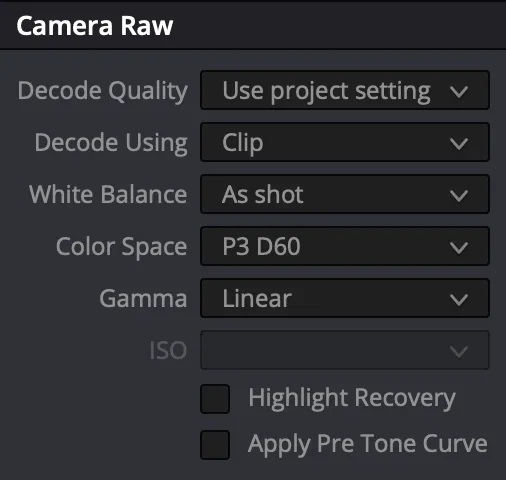
#> input picture fpSup/assets/guide/11-lut-cameraraw.webp, 506 x 480 px
$ python tile.py ../../../../fpSup/assets/guide/11-lut-cameraraw.webp
#> lines starting #> are read from the running program, lines starting #| are printed output that depends on the picture
import sys
from PIL import Image
S='/private/tmp/claude-501/-Users-dido-Developer-localized-SIGMAfp-re/f58271b0-5db4-4cd7-a9d1-abe4b221a3ba/scratchpad/'
im=Image.open(sys.argv[1]).crop((0,80,1024,300)).resize((512,110)); im.save(S+'tile.png')
#> after `im = Image.open(sys.argv[1]).crop((0, 80, 1024, 300)).resize((512, 110`:
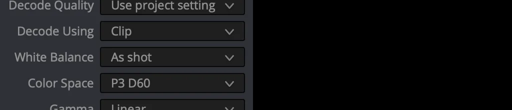
#> im: PIL image 512x110 RGB; mean R, G, B 22.6, 23.1, 24.6

$ run again, on fpSup/assets/guide/11-lut-converting.webp
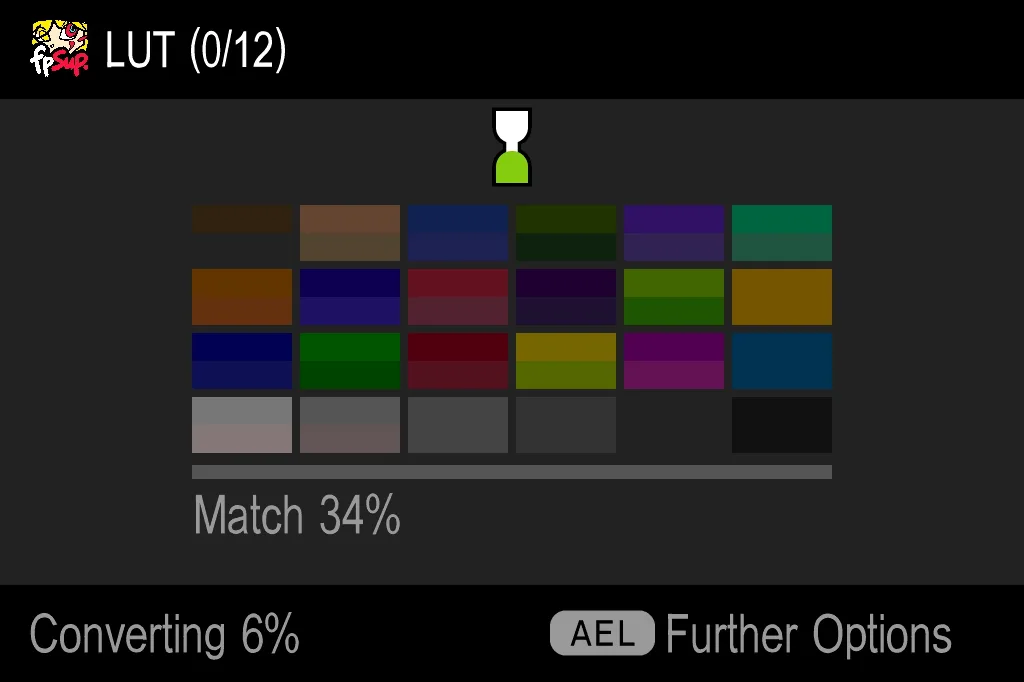
#> input picture fpSup/assets/guide/11-lut-converting.webp, 1024 x 682 px
#> `im = Image.open(sys.argv[1]).crop((0, 80, 1024, 300)).resize((512, 110`:
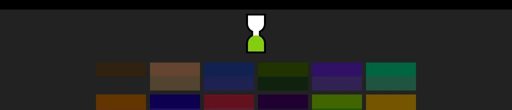
#> im: PIL image 512x110 RGB; mean R, G, B 36.3, 35.7, 34.2
